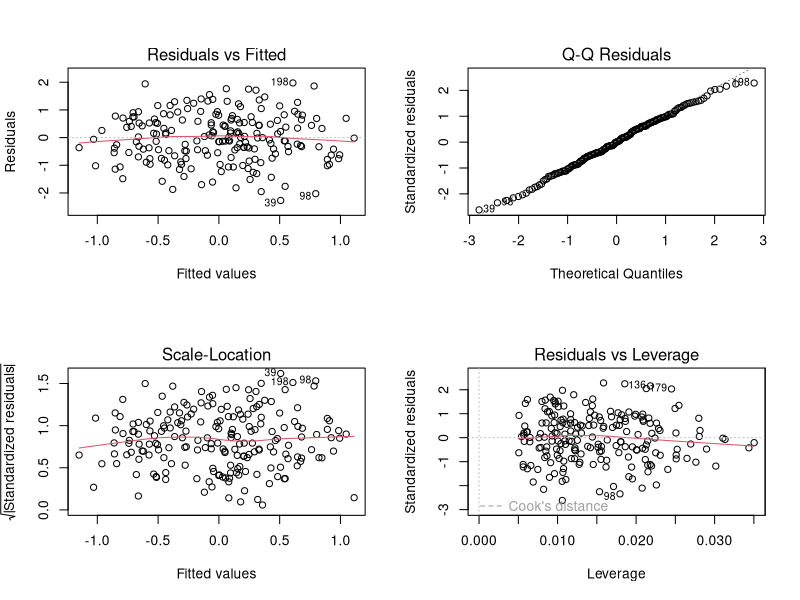
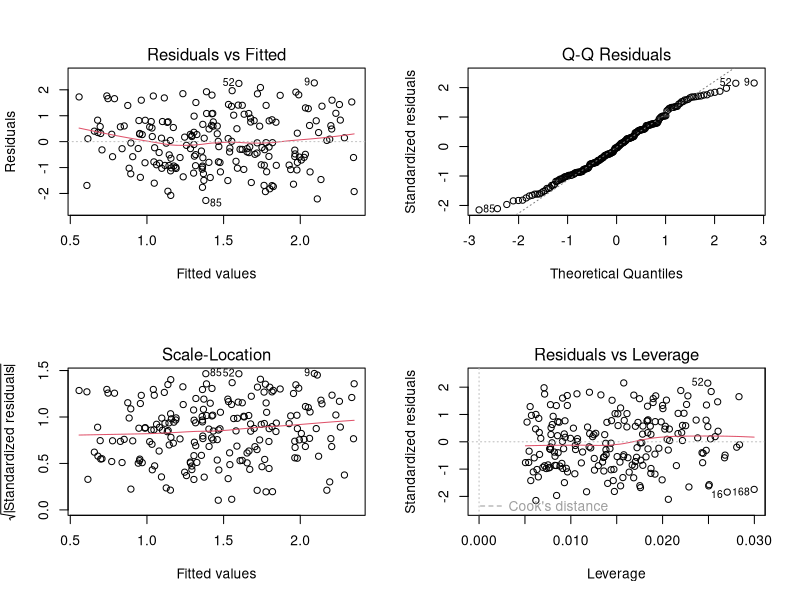

Recreate these plots in R, in order.
# ridge regression

# Suppose we have a model that is y = B1x1 + B2x2 + e where e~N(0,1)
# Two variables are measured: x1,x2  
# Ridge regression function, ridge.lm(), is on MASS package

install.packages("MASS")
library(MASS)

# Generating the data
set.seed(24601)

N <- 200      

#First let's assume x1 and x2 are independent
#Note the mean of x1 and x2 are both 0, the mean of y is 0.
#This is important, if this wasn't the case we first have to normalize.

x1 <- runif(n=N)
x2 <- runif(n=N)
e <- rnorm(n=N)
y <- x1 + x2 + e
y = (y - mean(y))/sd(y)

z1 = (x1 - mean(x1))/sd(x1)
z2 = (x2 - mean(x2))/sd(x2)

# Ordinary least squares model for x1 and x2
ols <- lm(y~ z1 + z2)
summary(ols)
par(mfrow=c(2,2))
plot(ols)
ols$coef


# Ridge regression model for x1 and x2
ridge <- lm.ridge(y ~ z1+z2, lambda = 10,model=T)
summary(ridge)
ridge$coef

ridge <- lm.ridge(y ~ z1+z2, lambda = 0:10,model=T)
summary(ridge)
ridge$coef



#Now let's do the same exercise but let's let x1 and x2 be dependent
set.seed(24)
x1 <- runif(n=N)
set.seed(8)
x2 <- x1 + runif(n=N)
set.seed(2)
e <- rnorm(n=N)
y <- x1 + x2 + e

z1 = (x1 - mean(x1))/sd(x1)
z2 = (x2 - mean(x2))/sd(x2)


ols <- lm(y~ z1 + z2)
summary(ols)
par(mfrow=c(2,2))
plot(ols)
ols$coef


# Ridge regression model for x1 and x2
ridge <- lm.ridge(y ~ z1+z2, lambda = 10,model=T)
summary(ridge)
ridge$coef

ridge <- lm.ridge(y ~ z1+z2, lambda = 0:10,model=T)
summary(ridge)
ridge$coef

#Even if we crank up lambda none of our coefficients go to zero?
#Why didn't any of our coefficients go to zero?

library(tidyverse)
library(caret)
library(glmnet)

# Load the data
data("Boston", package = "MASS")

# Split the data into training and test set
index = sample(1:(dim(Boston)[1]),round(dim(Boston)[1]*.8))
train.data  <- Boston[index, ]
test.data <- Boston[-index, ]

#This is a little annoying but the syntax for glmnet is a bit different.
#You need to feed it your predictors and responses are arguments
#Not using the traditional y~x notation for models in r.

# Predictor variables
x <- model.matrix(medv~., train.data)[,-1]

# Outcome variable
y <- train.data$medv

#Find CV best lambda for Ridge Regression
#alpha is the blending parameter for lambda.  if alpha = 0, all of lambda is L2 norm (ridge)
#If alpha = 1 then all of lamba is L1 norm (Lasso).  If alpha is anything between then
#you get a portion of lambda for L1 and a portion for L2.

cv <- cv.glmnet(x, y, alpha = 0)
cv$lambda.min

model <- glmnet(x, y, alpha = 0, lambda = cv$lambda.min)
coef(model)
summary(model)

model1 = lm(medv~.,data=train.data)

SSR.cv.lm = sum((predict(model1,newdata=test.data) - test.data$medv)^2)
SSR.cv.ridge = sum((predict(model,newx=model.matrix(medv~., test.data)[,-1]) - test.data$medv)^2)
